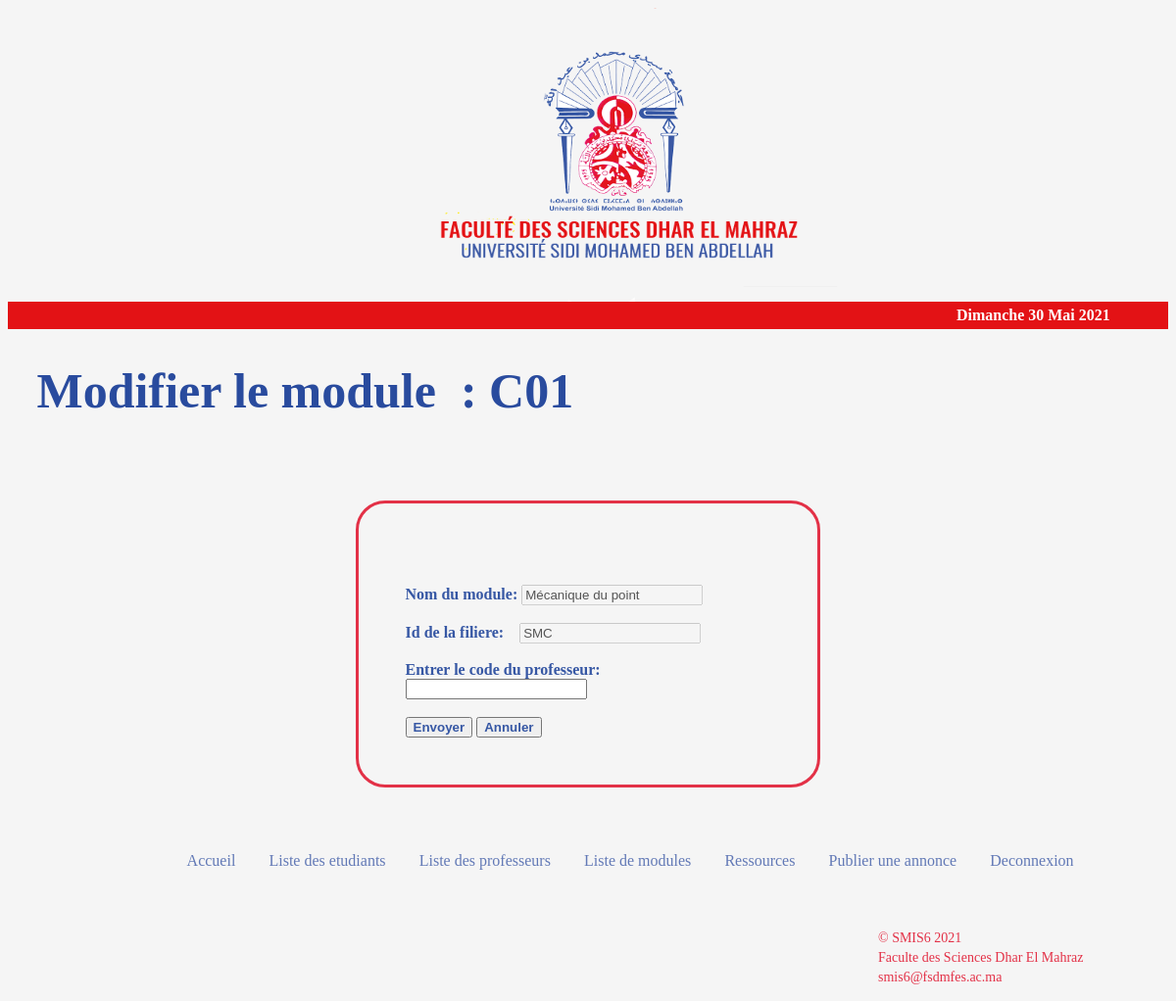
Before: /website/html/modify_unit.php?id_module=C01 (signed in) with the older database file.
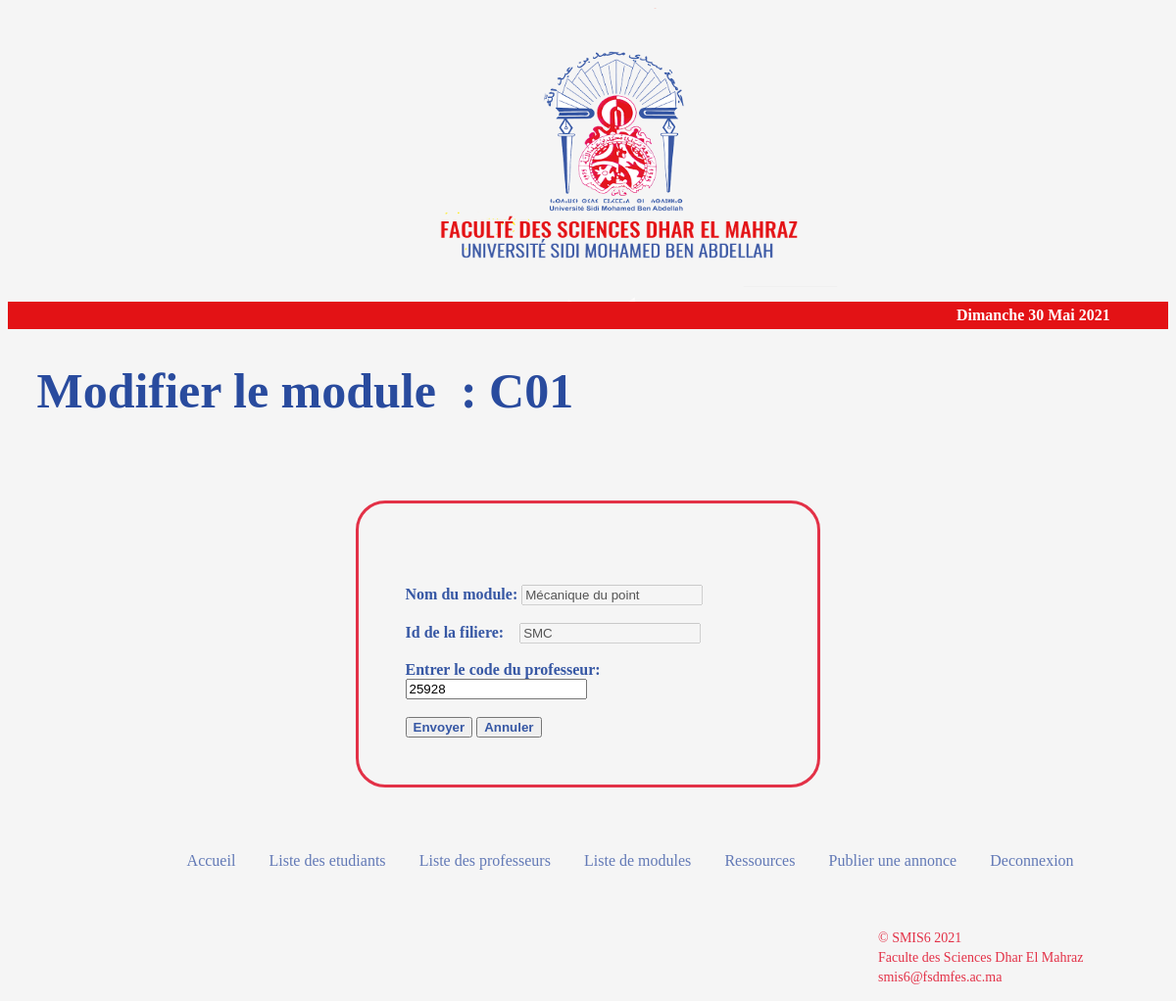
After: the same page with the newer database file.
### tables this page shows
CREATE TABLE `professeur_module` (
  `code_prof` int(6) NOT NULL,
  `id_module` varchar(4) NOT NULL,
  `annee_universitaire` varchar(10) NOT NULL
);

### website/html/modify_unit.php (the view, shortened to what this page needs)
<?php
if (isset($_SESSION['user_id']) && isset($_SESSION['user_email'])) {
require('templates/config.php');
if (isset($_GET['id_module'])) {
	$id_module = $_GET['id_module'];
}
$sql="SELECT * FROM modules WHERE id_module='$id_module' ";
$result=mysqli_query($conn,$sql);
$module=mysqli_fetch_assoc($result);
$sql="SELECT * FROM professeur_module WHERE id_module='$id_module'";
$result=mysqli_query($conn,$sql);
$prof=mysqli_fetch_assoc($result);
?>
<!DOCTYPE html>
<html lang="en">
<head>
    <link rel="stylesheet" type="text/css" href="../css/style.css">
</head>
<body>
<header id="mainHeader">
<?php
include("templates/header.php");
?>
	<div id="main">
		<h1>Modifier le module&nbsp&nbsp: <?=$module['id_module']?></h1>
	</div>
</header>
<section>
	<div class="form">
	<form class="myForm" action="update_unit.php" id="form" method="POST">
			<input type="hidden" id="id_module" name="id_module" value ="<?=$module['id_module']?>" ><br>
            <br>
			<label>Nom du module:</label>
			<input type="text" id="nom_module"name="nom_module"  value = "<?=$module['nom_module']?>" disabled><br>
			<br>
			<label>Id de la filiere:&nbsp &nbsp</label>
			<input type="text" id="id_filiere" name="id_filiere" value = "<?=$module['id_filiere']?>" disabled><br>
			<br>
			<label>Entrer le code du professeur:   &nbsp &nbsp &nbsp </label>
			<input type="text" id="code_prof" name="code_prof" value = "<?=$prof['code_prof']?>" > <br>
            <br>
			<input type="submit" id="submit" name="envoyer" value="Envoyer">
			<input type="reset" name="annuler" value="Annuler">
		</form>
	</div>
</section>
<?php
require('templates/nav.php');
 ?>
<?php
require('templates/footer.php');
 ?>
<?php
}else {
 header("Location: index.php");
}
?>
</body>
</html>

Changed rows visible on the page:
added professeur_module: code_prof "25928"
